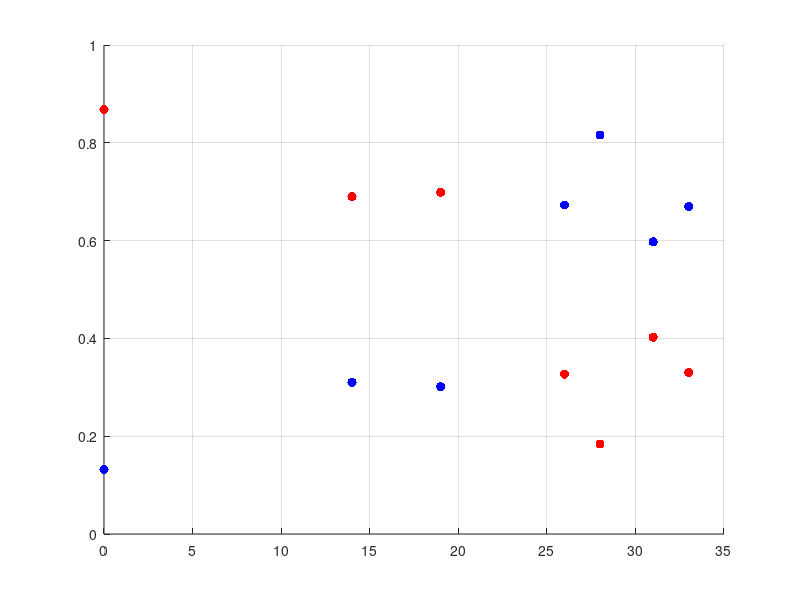

Here is the MATLAB script that generated this plot: (Note: this script raises an error after producing the figure.)
% Data Fitting: Viral Dynamics model

clear all

global a b rw rm
global W0 M0
global tData wData mData
    
exp_data = load('AbundanceWM.dat');

tData = exp_data(:,1);
wData = exp_data(:,2);
mData = exp_data(:,3);
 
figure();
hold on;
grid on;

plot(tData, wData, 'r.', 'MarkerSize', 20);
plot(tData, mData, 'b.', 'MarkerSize', 20);

W0 = 0.9;
M0 = 0.1;

a_ini = 0;
b_ini = 0;
rw_ini = 0;
rm_ini = 0;

initial_params = [a_ini b_ini rw_ini rm_ini];

params = fminsearch(@SSR, initial_params); 

a = params(1); 
b = params(2);
rw = params(3); 
rm = params(4);
 
z0 = [W0, M0];
[t z] = ode45('Deqns', [0 40], z0');

W = z(:,1);
M = z(:,2);

plot(t, W, 'r', 'LineWidth', 2);
plot(t, M, 'b', 'LineWidth', 2);
axis([0 35 0 1]);
xlabel('Days');
ylabel('Abundance');
title('Abundance of W and M')
set(gca,'fontsize',10);
legend('DataW', 'DataM','W', 'M');
fprintf('a = %0.12f\n\n', a);
fprintf('b = %0.12f\n\n', b);
fprintf('rw = %0.12f\n\n', rw);
fprintf('rm = %0.12f\n\n', rm);